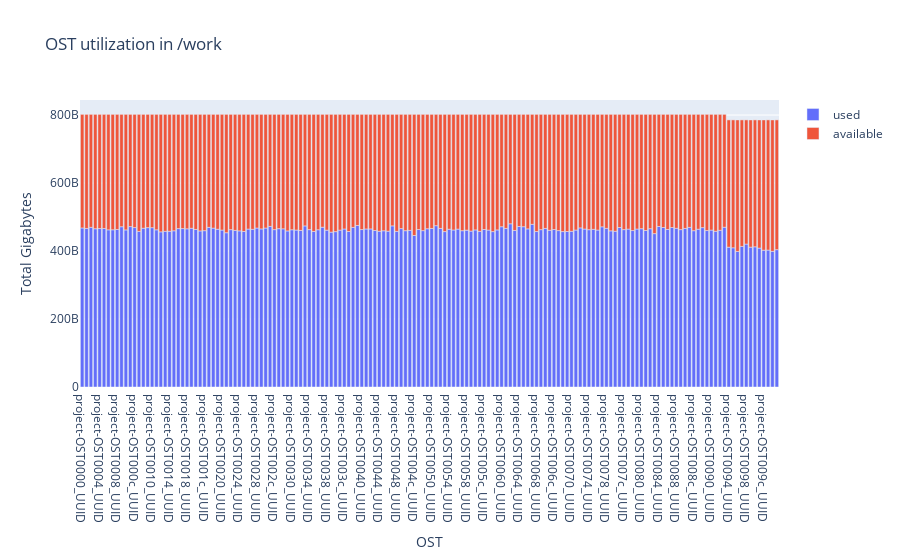

This figure's notebook cell:
### Code cell
# the same as befor, but showing the utilization as a stacked bar chart instead of a color scale
df_pool = df[(df["partition"] == partition) & (df["storage_type"] == "OST")]
fig = px.bar(df_pool, x="id", y=["used", "available"],
            labels={"id":"OST", "value":"Total Gigabytes", "variable":""}, title="OST utilization in " + partition)
fig.show()
#fig.write_html("Lustre_overview.html")

### Figure 1 — Plotly figure (JSON) as saved in the notebook; plotly's stock layout.template omitted (floating-point values rounded to 4 significant figures; data arrays with more than 128 entries replaced by an {"elided": "..."} marker saying what was removed)
{"data": [{"alignmentgroup": "True", "hovertemplate": "=used<br>OST=%{x}<br>Total Gigabytes=%{y}<extra></extra>", "legendgroup": "used", "marker": {"color": "#636efa", "pattern": {"shape": ""}}, "name": "used", "offsetgroup": "used", "orientation": "v", "showlegend": true, "textposition": "auto", "type": "bar", "x": {"elided": "160 str values"}, "xaxis": "x", "y": {"elided": "160 int values"}, "yaxis": "y"}, {"alignmentgroup": "True", "hovertemplate": "=available<br>OST=%{x}<br>Total Gigabytes=%{y}<extra></extra>", "legendgroup": "available", "marker": {"color": "#EF553B", "pattern": {"shape": ""}}, "name": "available", "offsetgroup": "available", "orientation": "v", "showlegend": true, "textposition": "auto", "type": "bar", "x": {"elided": "160 str values"}, "xaxis": "x", "y": {"elided": "160 int values"}, "yaxis": "y"}], "layout": {"barmode": "relative", "legend": {"title": {"text": ""}, "tracegroupgap": 0}, "title": {"text": "OST utilization in /work"}, "xaxis": {"anchor": "y", "domain": [0, 1], "title": {"text": "OST"}}, "yaxis": {"anchor": "x", "domain": [0, 1], "title": {"text": "Total Gigabytes"}}}}
